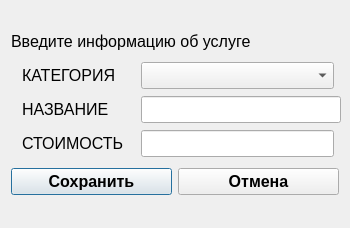
<?xml version="1.0" encoding="UTF-8"?>
<ui version="4.0">
 <class>YslygiInsert</class>
 <widget class="QDialog" name="YslygiInsert">
  <property name="geometry">
   <rect>
    <x>0</x>
    <y>0</y>
    <width>350</width>
    <height>228</height>
   </rect>
  </property>
  <property name="minimumSize">
   <size>
    <width>350</width>
    <height>228</height>
   </size>
  </property>
  <property name="windowTitle">
   <string>Добавление услуги</string>
  </property>
  <layout class="QHBoxLayout" name="horizontalLayout_3">
   <item>
    <spacer name="horizontalSpacer">
     <property name="orientation">
      <enum>Qt::Horizontal</enum>
     </property>
     <property name="sizeHint" stdset="0">
      <size>
       <width>40</width>
       <height>20</height>
      </size>
     </property>
    </spacer>
   </item>
   <item>
    <layout class="QVBoxLayout" name="verticalLayout_3">
     <item>
      <spacer name="verticalSpacer_2">
       <property name="orientation">
        <enum>Qt::Vertical</enum>
       </property>
       <property name="sizeHint" stdset="0">
        <size>
         <width>20</width>
         <height>40</height>
        </size>
       </property>
      </spacer>
     </item>
     <item>
      <widget class="QLabel" name="label_5">
       <property name="font">
        <font>
         <family>Tahoma</family>
         <pointsize>12</pointsize>
        </font>
       </property>
       <property name="text">
        <string>Введите информацию об услуге</string>
       </property>
      </widget>
     </item>
     <item>
      <layout class="QHBoxLayout" name="horizontalLayout">
       <property name="spacing">
        <number>7</number>
       </property>
       <property name="leftMargin">
        <number>6</number>
       </property>
       <item>
        <layout class="QVBoxLayout" name="verticalLayout">
         <property name="leftMargin">
          <number>5</number>
         </property>
         <property name="topMargin">
          <number>5</number>
         </property>
         <property name="rightMargin">
          <number>5</number>
         </property>
         <property name="bottomMargin">
          <number>5</number>
         </property>
         <item>
          <widget class="QLabel" name="label">
           <property name="font">
            <font>
             <family>Tahoma</family>
             <pointsize>12</pointsize>
            </font>
           </property>
           <property name="text">
            <string>КАТЕГОРИЯ</string>
           </property>
          </widget>
         </item>
         <item>
          <widget class="QLabel" name="label_2">
           <property name="font">
            <font>
             <family>Tahoma</family>
             <pointsize>12</pointsize>
            </font>
           </property>
           <property name="text">
            <string>НАЗВАНИЕ</string>
           </property>
          </widget>
         </item>
         <item>
          <widget class="QLabel" name="label_8">
           <property name="font">
            <font>
             <family>Tahoma</family>
             <pointsize>12</pointsize>
            </font>
           </property>
           <property name="text">
            <string>СТОИМОСТЬ</string>
           </property>
          </widget>
         </item>
        </layout>
       </item>
       <item>
        <layout class="QVBoxLayout" name="verticalLayout_2">
         <property name="leftMargin">
          <number>5</number>
         </property>
         <property name="topMargin">
          <number>5</number>
         </property>
         <property name="rightMargin">
          <number>5</number>
         </property>
         <property name="bottomMargin">
          <number>5</number>
         </property>
         <item>
          <widget class="QComboBox" name="comboBox">
           <property name="font">
            <font>
             <family>Tahoma</family>
             <pointsize>12</pointsize>
            </font>
           </property>
          </widget>
         </item>
         <item>
          <widget class="QLineEdit" name="lineEditcellname">
           <property name="minimumSize">
            <size>
             <width>200</width>
             <height>0</height>
            </size>
           </property>
           <property name="font">
            <font>
             <family>Tahoma</family>
             <pointsize>12</pointsize>
            </font>
           </property>
          </widget>
         </item>
         <item>
          <widget class="QLineEdit" name="lineEditbcoastyslygi">
           <property name="font">
            <font>
             <family>Tahoma</family>
             <pointsize>12</pointsize>
            </font>
           </property>
          </widget>
         </item>
        </layout>
       </item>
      </layout>
     </item>
     <item>
      <layout class="QHBoxLayout" name="horizontalLayout_2">
       <item>
        <widget class="QPushButton" name="pushButtonInsert">
         <property name="font">
          <font>
           <family>Tahoma</family>
           <pointsize>12</pointsize>
           <weight>75</weight>
           <bold>true</bold>
          </font>
         </property>
         <property name="text">
          <string>Сохранить</string>
         </property>
        </widget>
       </item>
       <item>
        <widget class="QPushButton" name="pushButton">
         <property name="font">
          <font>
           <family>Tahoma</family>
           <pointsize>12</pointsize>
           <weight>75</weight>
           <bold>true</bold>
          </font>
         </property>
         <property name="text">
          <string>Отмена</string>
         </property>
        </widget>
       </item>
      </layout>
     </item>
     <item>
      <spacer name="verticalSpacer">
       <property name="orientation">
        <enum>Qt::Vertical</enum>
       </property>
       <property name="sizeHint" stdset="0">
        <size>
         <width>20</width>
         <height>40</height>
        </size>
       </property>
      </spacer>
     </item>
    </layout>
   </item>
   <item>
    <spacer name="horizontalSpacer_2">
     <property name="orientation">
      <enum>Qt::Horizontal</enum>
     </property>
     <property name="sizeHint" stdset="0">
      <size>
       <width>40</width>
       <height>20</height>
      </size>
     </property>
    </spacer>
   </item>
  </layout>
 </widget>
 <resources/>
 <connections/>
</ui>
